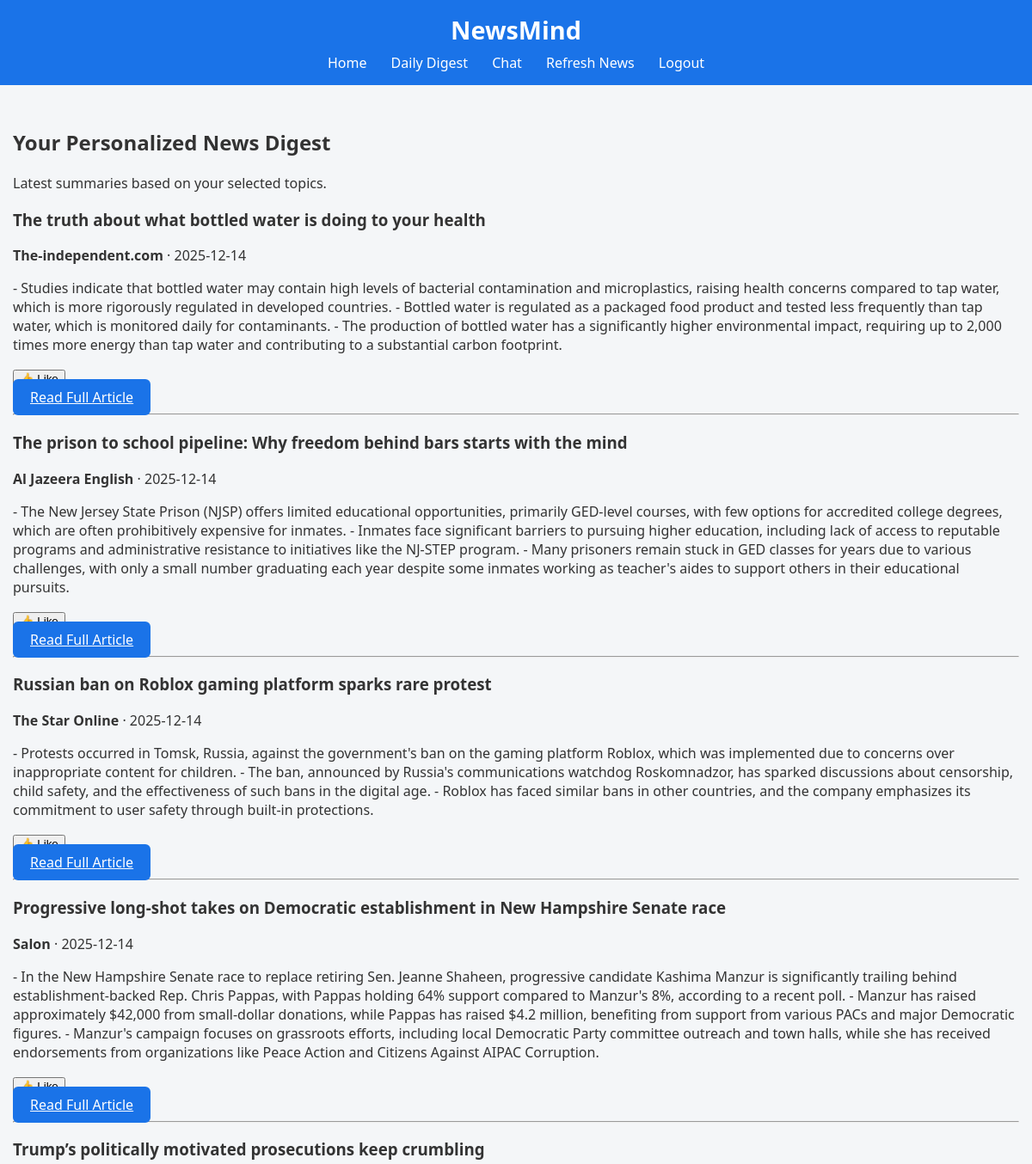
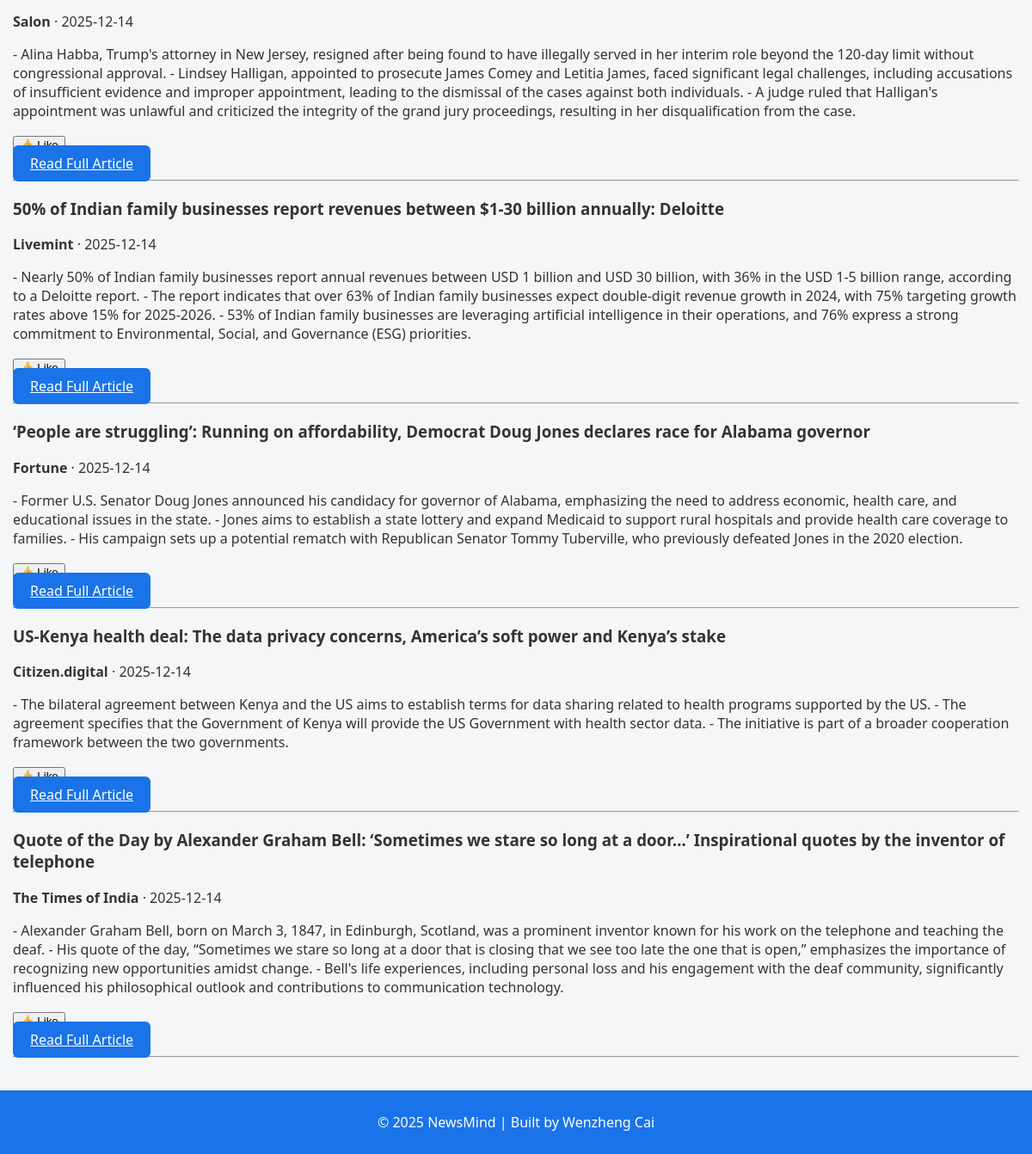
The page /digest (signed in) on the database its author committed (2 pictures, top to bottom).
### models.py (models this page shows, shortened)
class Article(db.Model):
    __tablename__ = 'articles'
    id = db.Column(db.Integer, primary_key=True, autoincrement=True)
    title = db.Column(db.String(500), nullable=False)
    author = db.Column(db.String(100))
    source = db.Column(db.String(500))
    url = db.Column(db.String(500), unique=True, nullable=False)
    category = db.Column(db.String(100), nullable=False)
    published_at = db.Column(db.String(100))
    fetched_at = db.Column(db.DateTime, default=datetime.utcnow)
    summary = db.Column(db.Text)  # LLM-generated summary
    embedding = db.Column(db.Text)  # JSON string for semantic search
    sentiment = db.Column(db.String(50))   # e.g., “positive”, “neutral”, “negative”
    user_articles = db.relationship('UserArticle', backref='article', lazy=True, cascade="all, delete")
    chat_history = db.relationship('ChatHistory', backref='article', lazy=True, cascade="all, delete")

### app.py (the view)
@app.route("/digest")
@login_required
def digest():
    user = get_current_user()
    topics = [t.strip() for t in (user.interests or "").split(",") if t.strip()]
    articles = (
        Article.query.filter(Article.category.in_(topics))
        .order_by(Article.published_at.desc())
        .limit(50)
        .all()
    )
    logging.info(f"User {user.username} visited digest page. Showing {len(articles)} articles.")
    return render_template("digest.html", articles=articles)

### app.py (called while the page is built)
def login_required(func):
    @wraps(func)
    def wrapper(*args, **kwargs):
        if 'user_id' not in session:
            flash("Please log in first.")
            logging.warning("Unauthorized access attempt.")
            return redirect("/")
        return func(*args, **kwargs)
    return wrapper

def get_current_user():
    user_id = session.get("user_id")
    if not user_id:
        return None
    return db.session.get(User, user_id)

### templates/digest.html
{% extends "base.html" %}
{% block content %}
<div class="container">
    <h2>Your Personalized News Digest</h2>
    <p class="subtitle">Latest summaries based on your selected topics.</p>
    {% if articles|length == 0 %}
        <p>No articles available. Try refreshing your feed.</p>
    {% else %}
        {% for art in articles %}
        <div class="article-card">
            <h3>{{ art.title }}</h3>
            <p class="meta">
                <b>{{ art.source }}</b> ·
                {{ art.published_at[:10] if art.published_at else "Unknown date" }}
            </p>
            <p class="summary">
                {{ art.summary }}
            </p>
            <form action="{{ url_for('like_article', article_id=art.id) }}" method="POST">
                <button class="btn-small">👍 Like</button>
            </form>
            <a href="{{ url_for('article_detail', article_id=art.id) }}" class="btn">
                Read Full Article
            </a>
        </div>
        <hr>
        {% endfor %}
    {% endif %}
</div>
{% endblock %}

### templates/base.html (shortened to what this page needs)
<!DOCTYPE html>
<html lang="en">
<head>
    <link rel="stylesheet" href="{{ url_for('static', filename='styles.css') }}">
</head>
<body>
    <header>
        <h1>NewsMind</h1>
        <nav>
            <a href="/">Home</a>
            {% if session.get('user_id') %}
                <a href="/digest">Daily Digest</a>
                <a href="/chat">Chat</a>
                <a href="/refresh">Refresh News</a>
                <a href="/logout">Logout</a>
            {% else %}
                <a href="/">Login</a>
                <a href="/register">Register</a>
            {% endif %}
        </nav>
    </header>
    <main>
        {% block content %}{% endblock %}
    </main>
    <footer>
        <p>© 2025 NewsMind | Built by Wenzheng Cai</p>
    </footer>
</body>
</html>

### static/styles.css (style rules this page uses)
body { font-family: 'Segoe UI', Tahoma, sans-serif; background-color: #f4f6f8; color: #333; margin: 0; padding: 0; }
header { background-color: #1a73e8; color: white; padding: 15px 0; text-align: center; }
header h1 { margin: 0; font-size: 1.8em; }
nav { margin-top: 8px; }
nav a { color: white; margin: 0 12px; text-decoration: none; font-weight: 500; }
main { padding: 30px 15px; min-height: 70vh; }
.btn { background-color: #1a73e8; color: white; border: none; padding: 10px 20px; border-radius: 6px; cursor: pointer; font-size: 1em; transition: background 0.3s; }
footer { background-color: #1a73e8; color: white; padding: 10px; text-align: center; }

### rows shown on the page
Article: title "The truth about what bottled water is doing to your health", source "The-independent.com", published_at "2025-12-14", summary "- Studies indicate that bottled water may contain high levels of bacterial contamination and microplastics, raising health concerns compared to tap water, which is more rigorously regulated in developed countries. - Bottled water is regulated as a packaged food product and tested less frequently than tap water, which is monitored daily for contaminants. - The production of bottled water has a significantly higher environmental impact, requiring up to 2,000 times more energy than tap water and contributing to a substantial carbon footprint."
Article: title "The prison to school pipeline: Why freedom behind bars starts with the mind", source "Al Jazeera English", published_at "2025-12-14", summary "- The New Jersey State Prison (NJSP) offers limited educational opportunities, primarily GED-level courses, with few options for accredited college degrees, which are often prohibitively expensive for inmates. - Inmates face significant barriers to pursuing higher education, including lack of access to reputable programs and administrative resistance to initiatives like the NJ-STEP program. - Many prisoners remain stuck in GED classes for years due to various challenges, with only a small number graduating each year despite some inmates working as teacher's aides to support others in their educational pursuits."
Article: title "Russian ban on Roblox gaming platform sparks rare protest", source "The Star Online", published_at "2025-12-14", summary "- Protests occurred in Tomsk, Russia, against the government's ban on the gaming platform Roblox, which was implemented due to concerns over inappropriate content for children. - The ban, announced by Russia's communications watchdog Roskomnadzor, has sparked discussions about censorship, child safety, and the effectiveness of such bans in the digital age. - Roblox has faced similar bans in other countries, and the company emphasizes its commitment to user safety through built-in protections."
Article: title "Progressive long-shot takes on Democratic establishment in New Hampshire Senate race", source "Salon", published_at "2025-12-14", summary "- In the New Hampshire Senate race to replace retiring Sen. Jeanne Shaheen, progressive candidate Kashima Manzur is significantly trailing behind establishment-backed Rep. Chris Pappas, with Pappas holding 64% support compared to Manzur's 8%, according to a recent poll. - Manzur has raised approximately $42,000 from small-dollar donations, while Pappas has raised $4.2 million, benefiting from support from various PACs and major Democratic figures. - Manzur's campaign focuses on grassroots efforts, including local Democratic Party committee outreach and town halls, while she has received endorsements from organizations like Peace Action and Citizens Against AIPAC Corruption."
Article: title "Trump’s politically motivated prosecutions keep crumbling", source "Salon", published_at "2025-12-14", summary "- Alina Habba, Trump's attorney in New Jersey, resigned after being found to have illegally served in her interim role beyond the 120-day limit without congressional approval. - Lindsey Halligan, appointed to prosecute James Comey and Letitia James, faced significant legal challenges, including accusations of insufficient evidence and improper appointment, leading to the dismissal of the cases against both individuals. - A judge ruled that Halligan's appointment was unlawful and criticized the integrity of the grand jury proceedings, resulting in her disqualification from the case."
Article: title "50% of Indian family businesses report revenues between $1-30 billion annually: Deloitte", source "Livemint", published_at "2025-12-14", summary "- Nearly 50% of Indian family businesses report annual revenues between USD 1 billion and USD 30 billion, with 36% in the USD 1-5 billion range, according to a Deloitte report. - The report indicates that over 63% of Indian family businesses expect double-digit revenue growth in 2024, with 75% targeting growth rates above 15% for 2025-2026. - 53% of Indian family businesses are leveraging artificial intelligence in their operations, and 76% express a strong commitment to Environmental, Social, and Governance (ESG) priorities."
Article: title "‘People are struggling’: Running on affordability, Democrat Doug Jones declares race for Alabama governor", source "Fortune", published_at "2025-12-14", summary "- Former U.S. Senator Doug Jones announced his candidacy for governor of Alabama, emphasizing the need to address economic, health care, and educational issues in the state. - Jones aims to establish a state lottery and expand Medicaid to support rural hospitals and provide health care coverage to families. - His campaign sets up a potential rematch with Republican Senator Tommy Tuberville, who previously defeated Jones in the 2020 election."
Article: title "US-Kenya health deal: The data privacy concerns, America’s soft power and Kenya’s stake", source "Citizen.digital", published_at "2025-12-14", summary "- The bilateral agreement between Kenya and the US aims to establish terms for data sharing related to health programs supported by the US. - The agreement specifies that the Government of Kenya will provide the US Government with health sector data. - The initiative is part of a broader cooperation framework between the two governments."
Article: title "Quote of the Day by Alexander Graham Bell: ‘Sometimes we stare so long at a door…’ Inspirational quotes by the inventor of telephone", source "The Times of India", published_at "2025-12-14", summary "- Alexander Graham Bell, born on March 3, 1847, in Edinburgh, Scotland, was a prominent inventor known for his work on the telephone and teaching the deaf. - His quote of the day, “Sometimes we stare so long at a door that is closing that we see too late the one that is open,” emphasizes the importance of recognizing new opportunities amidst change. - Bell's life experiences, including personal loss and his engagement with the deaf community, significantly influenced his philosophical outlook and contributions to communication technology."
